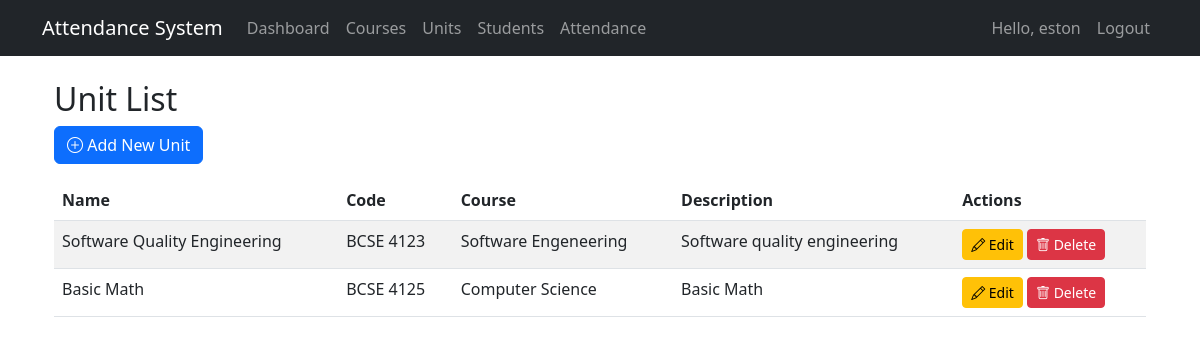
Screenshot of /attendance/admin/units/ (signed in) with the database file from the repository.
### attendance_app/models.py (models this page shows, shortened)
class Unit(models.Model):
    course = models.ForeignKey(Course, on_delete=models.CASCADE, related_name='units')
    name = models.CharField(max_length=100)
    code = models.CharField(max_length=20, unique=True)
    description = models.TextField(blank=True)

class Course(models.Model):
    name = models.CharField(max_length=100)
    code = models.CharField(max_length=20, unique=True)
    description = models.TextField(blank=True)
    created_at = models.DateTimeField(auto_now_add=True)

### attendance_app/views.py (the view)
# urls.py: path('admin/units/', views.unit_list, name='unit_list'),
@login_required
@user_passes_test(is_admin)
def unit_list(request):
    units = Unit.objects.all()
    return render(request, 'attendance_app/admin/unit_list.html', {'units': units})

### attendance_app/views.py (called while the page is built)
def is_admin(user):
    return user.is_superuser

### templates/attendance_app/admin/unit_list.html (shortened to what this page needs)
{% extends "attendance_app/base.html" %}
{% block content %}
<div class="container mt-4">
    <h2>Unit List</h2>
    <a href="{% url 'add_unit' %}" class="btn btn-primary mb-3">
        <i class="bi bi-plus-circle"></i> Add New Unit
    </a>
    <div class="table-responsive">
        <table class="table table-striped">
            <thead>
                <tr>
                    <th>Name</th>
                    <th>Code</th>
                    <th>Course</th>
                    <th>Description</th>
                    <th>Actions</th>
                </tr>
            </thead>
            <tbody>
                {% for unit in units %}
                <tr>
                    <td>{{ unit.name }}</td>
                    <td>{{ unit.code }}</td>
                    <td>{{ unit.course.name }}</td>
                    <td>{{ unit.description|truncatechars:50 }}</td>
                    <td>
                        <a href="{% url 'edit_unit' unit.id %}" class="btn btn-sm btn-warning">
                            <i class="bi bi-pencil"></i> Edit
                        </a>
                        <a href="{% url 'delete_unit' unit.id %}" class="btn btn-sm btn-danger"
                           onclick="return confirm('Are you sure you want to delete this unit?');">
                            <i class="bi bi-trash"></i> Delete
                        </a>
                    </td>
                </tr>
                {% empty %}
                <tr>
                    <td colspan="5" class="text-center">No units available</td>
                </tr>
                {% endfor %}
            </tbody>
        </table>
    </div>
</div>
{% endblock %}

### templates/attendance_app/base.html (shortened to what this page needs)
<!DOCTYPE html>
<html lang="en">
<head>
    <link href="https://cdn.jsdelivr.net/npm/bootstrap@5.3.0/dist/css/bootstrap.min.css" rel="stylesheet">
    <link rel="stylesheet" href="https://cdn.jsdelivr.net/npm/bootstrap-icons@1.10.0/font/bootstrap-icons.css">
<link rel="stylesheet" href="https://cdn.jsdelivr.net/npm/bootstrap-icons@1.10.0/font/bootstrap-icons.css">
</head>
<body>
    <nav class="navbar navbar-expand-lg navbar-dark bg-dark">
        <div class="container">
            <a class="navbar-brand" href="{% url 'home' %}">Attendance System</a>
            <div class="collapse navbar-collapse" id="navbarNav">
                <ul class="navbar-nav me-auto">
                    {% if user.is_authenticated %}
                        {% if user.is_superuser %}
                            <li class="nav-item">
                                <a class="nav-link" href="{% url 'admin_dashboard' %}">Dashboard</a>
                            </li>
                            <li class="nav-item">
                                <a class="nav-link" href="{% url 'course_list' %}">Courses</a>
                            </li>
                            <li class="nav-item">
                                <a class="nav-link" href="{% url 'unit_list' %}">Units</a>
                            </li>
                            <li class="nav-item">
                                <a class="nav-link" href="{% url 'student_list' %}">Students</a>
                            </li>
                            <li class="nav-item">
                                <a class="nav-link" href="{% url 'attendance_records' %}">Attendance</a>
                            </li>
                        {% endif %}
                    {% endif %}
                </ul>
                <ul class="navbar-nav">
                    {% if user.is_authenticated %}
                        <li class="nav-item">
                            <span class="nav-link">Hello, {{ user.username }}</span>
                        </li>
                        <li class="nav-item">
                            <a class="nav-link" href="{% url 'logout' %}">Logout</a>
                        </li>
                    {% else %}
                        <li class="nav-item">
                            <a class="nav-link" href="{% url 'login' %}">Login</a>
                        </li>
                    {% endif %}
                </ul>
            </div>
        </div>
    </nav>
    <div class="container mt-4">
        {% block content %}{% endblock %}
    </div>
</body>
</html>

### rows the page displays
Unit: name "Software Quality Engineering", code "BCSE 4123", course.name "Software Engeneering", description "Software quality engineering"
Unit: name "Basic Math", code "BCSE 4125", course.name "Computer Science", description "Basic Math"

### other values shown
{{ user.username }} "eston"
